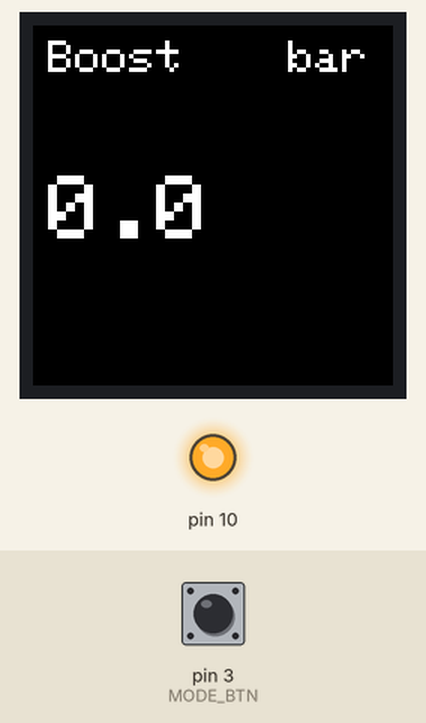
Recording of a sketch running on a simulated Arduino Uno, built with avr-gcc and run on an emulated ATmega328P. Parts: 240×240 colour display, output pins drawn as LEDs (lit = HIGH). Inputs (shaded band) come from the test bench; at power-on: pin 3 (MODE_BTN) HIGH.

Above: at 1.6 s.
1.7 s: pin 3 (MODE_BTN) pulled LOW for 0.15 s
At 2.1 s:
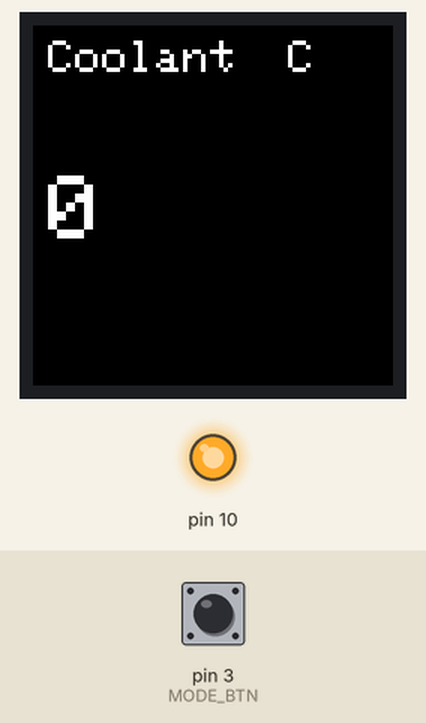
3.3 s: pin 3 (MODE_BTN) pulled LOW for 1 s
At 4.4 s:
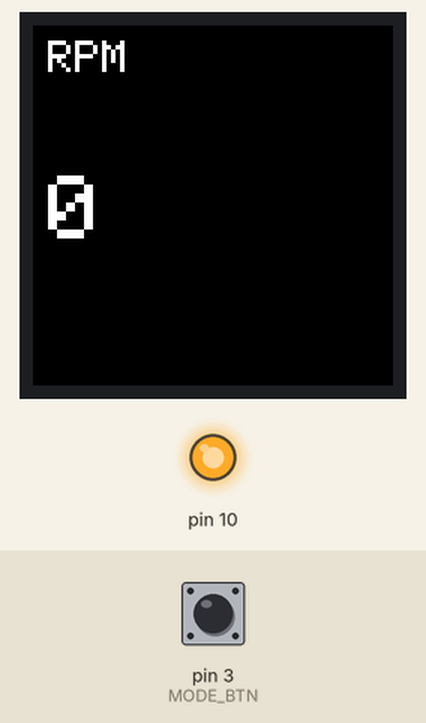
5.8 s: pin 3 (MODE_BTN) pulled LOW for 0.15 s
At 6.5 s:
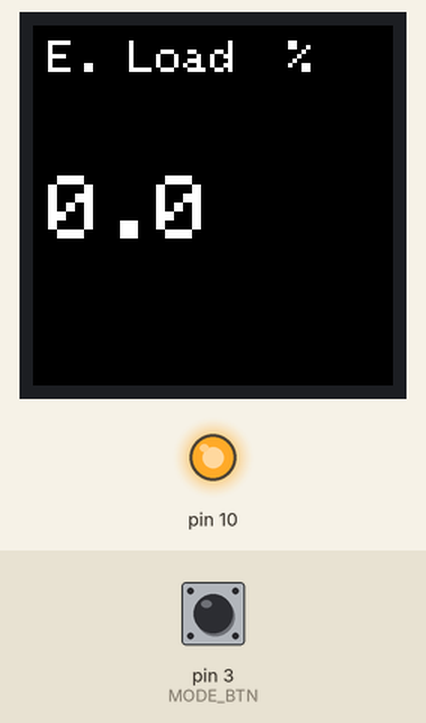
7.4 s: pin 3 (MODE_BTN) pulled LOW for 3.2 s
At 7.8 s:
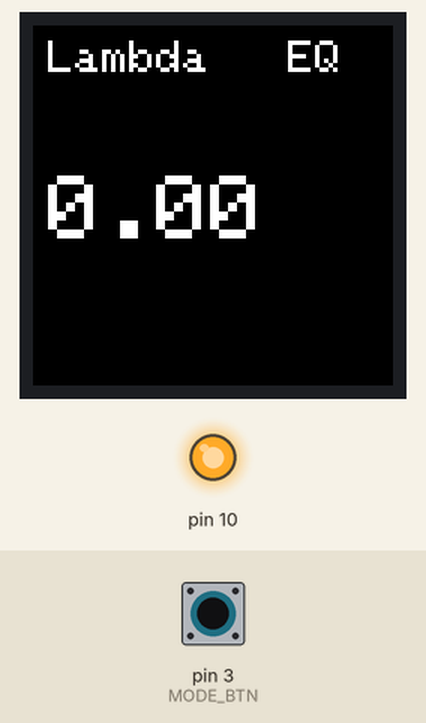
12.1 s: pin 3 (MODE_BTN) pulled LOW for 0.15 s
At 12.6 s:
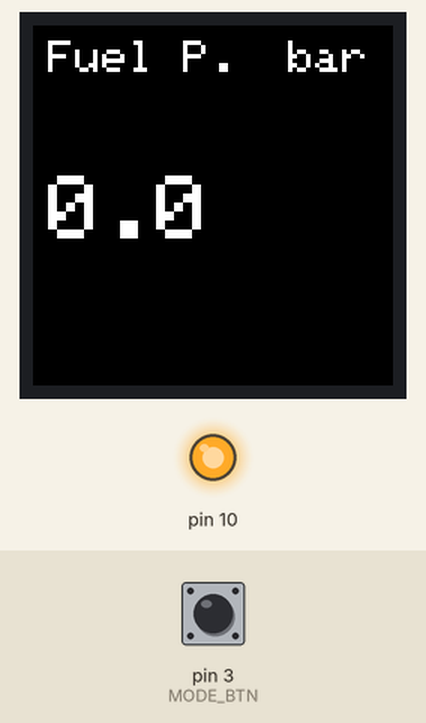
13.7 s: pin 3 (MODE_BTN) pulled LOW for 1 s
At 15.0 s:
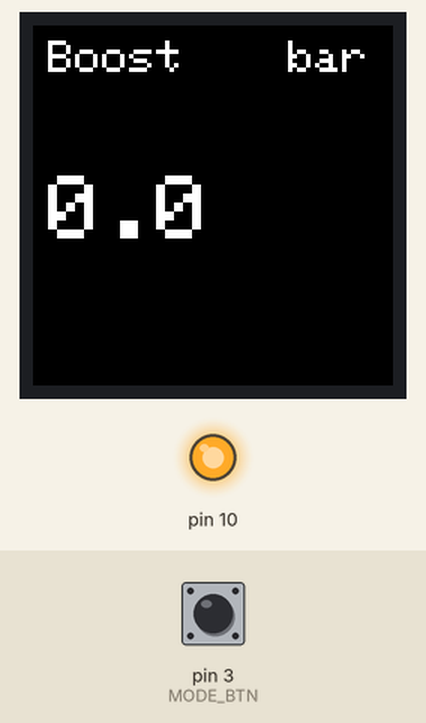
Timing chart, 0 to 16.7 s (numbered marks = the images above; inputs shaded):
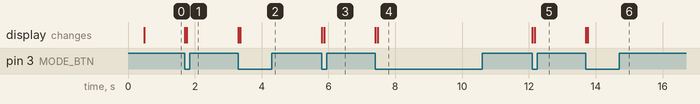

The sketch:

main.ino
```cpp
/*
Code by Tomas Baublys
*/

#include <SPI.h>
#include <mcp2515.h>
#include "pids.h"

#include <Adafruit_GFX.h>
#include <Adafruit_ST7789.h>

// MCP2515
MCP2515 mcp2515(10);
struct can_frame canMsg;

// TFT pins
#define TFT_CS 7
#define TFT_DC 6
#define TFT_RST 8
#define TFT_UPDATE_INT 50 // ms

// Mode switching button
#define MODE_BTN 3
#define MODE_BTN_DEBOUNCE_TIME_MS 200

#define MODES_SIZE 6

enum Modes : byte {
    DISP_BOOST = 0x00,
    DISP_COOLANT = 0x01,
    DISP_RPM = 0x02,
    DISP_ELOAD = 0x03,
    DISP_LAMBDA = 0x04,
    DISP_FUEL_RAIL_PRESS = 0x05
};


Adafruit_ST7789 tft = Adafruit_ST7789(TFT_CS, TFT_DC, TFT_RST);

// Values
int rpm_val = 0;
int coolant_temp_val = 0;
int map_val = -1;
int bar_val = -1;
float boost_bar = 0;
float fuel_rail_pressure = 0;
bool request_map = true;

float engine_load_val = 0;
float fuel_air_eqr_val = 0;

// for pressing the button
volatile bool button_pressed = false;
unsigned long last_pressed_time = 0;

// current mode of what to send and what to display
byte curr_mode = DISP_BOOST;

// old values for smooth display
int old_rpm_val = -9999;
int old_coolant_val = -9999;
float old_boost_bar = -9999;
float old_lambda_val = -9999;
float old_eload_val = -9999;
float old_fuel_rail_pressure = -9999;

void send_PID(byte mode, byte pid) {
    canMsg.can_id  = 0x7DF;
    canMsg.can_dlc = 8;
    canMsg.data[0] = 0x02;
    canMsg.data[1] = mode;
    canMsg.data[2] = pid;

    for (int i = 3; i < 8; i++)
        canMsg.data[i] = 0;

    mcp2515.sendMessage(&canMsg);
}

void draw_unit(const char* unit) {
    tft.setTextSize(3);
    tft.setCursor(170, 10);
    tft.print(unit);
    tft.print(" ");
}

void draw_mode_screen() {
    tft.fillScreen(ST77XX_BLACK);

    tft.setCursor(10, 10);
    tft.setTextSize(3);

    // reset old values to force a redraw
    old_rpm_val = -9999;
    old_coolant_val = -9999;
    old_boost_bar = -9999;
    old_lambda_val = -9999;
    old_eload_val = -9999;
    old_fuel_rail_pressure = -9999;

    switch (curr_mode) {
        case DISP_RPM:
            tft.println("RPM");
            break;
        case DISP_COOLANT:
            tft.println("Coolant");
            draw_unit("C");
            break;
        case DISP_BOOST:
            tft.println("Boost");
            draw_unit("bar");
            break;
        case DISP_LAMBDA:
            tft.println("Lambda");
            draw_unit("EQ");
            break;
        case DISP_ELOAD:
            tft.println("E. Load");
            draw_unit("%");
            break;
        case DISP_FUEL_RAIL_PRESS:
            tft.println("Fuel P.");
            draw_unit("bar");
            break;
        default:
            tft.println("ERROR");
            break;
    }
}

void setup() {
    Serial.begin(115200);
    SPI.begin();

    // TFT
    tft.init(240, 240);
    tft.setRotation(3);
    tft.fillScreen(ST77XX_BLACK);

    tft.setTextColor(ST77XX_WHITE, ST77XX_BLACK);

    tft.setTextWrap(false);

    tft.setTextSize(5);
    tft.setCursor(20, 40);
    tft.println("Booting...");

    // MCP2515
    mcp2515.reset();
    mcp2515.setBitrate(CAN_500KBPS, MCP_8MHZ);
    mcp2515.setNormalMode();

    // Mode button
    pinMode(MODE_BTN, INPUT_PULLUP);

    // interrupt for the button
    attachInterrupt(digitalPinToInterrupt(MODE_BTN), on_button_press, FALLING);

    delay(200);
    draw_mode_screen();
}

void loop() {
    // get the current time
    unsigned long time_now = millis();

    static unsigned long last_request = 0;

    if(button_pressed) {
        handle_pressed_button();
    }

    // send the request based which mode we are in
    if(time_now - last_request > SAFE_PID_TIMEOUT) {
        switch(curr_mode) {
            case Modes::DISP_RPM:
                send_PID(CURRENT_DATA_MODE, ENGINE_RPM);
                break;
            case Modes::DISP_LAMBDA:
                send_PID(CURRENT_DATA_MODE, FUEL_AIR_EQUIV_RATIO);
                break;
            case Modes::DISP_ELOAD:
                send_PID(CURRENT_DATA_MODE, CALCULATED_ENGINE_LOAD);
                break;
            case Modes::DISP_COOLANT:
                send_PID(CURRENT_DATA_MODE, COOLANT_TEMP);
                break;
            case Modes::DISP_BOOST:
                if(request_map) {
                    send_PID(CURRENT_DATA_MODE, INTAKE_MANIFOLD_PRESSURE);
                }
                else {
                    send_PID(CURRENT_DATA_MODE, BAROMETRIC_PRESSURE);
                }
                request_map = !request_map;
                break;
            case Modes::DISP_FUEL_RAIL_PRESS:
                send_PID(CURRENT_DATA_MODE, FUEL_RAIL_PRESSURE);
                break;
            default:
                break;
        }
        last_request = time_now;
    }


    // Read incoming CAN frames
    while (mcp2515.readMessage(&canMsg) == MCP2515::ERROR_OK) {
        if (canMsg.can_id >= 0x7E8 && canMsg.can_id <= 0x7EF &&
            canMsg.data[1] == CURRENT_DATA_RESP) {

            byte pid = canMsg.data[2];
            byte a = canMsg.data[3];
            byte b = canMsg.data[4];

            switch (pid) {
                case ENGINE_RPM:
                    rpm_val = pid_calc::rpm(a, b);
                    break;
                case COOLANT_TEMP:
                    coolant_temp_val = pid_calc::coolant_temp(a);
                    break;
                case INTAKE_MANIFOLD_PRESSURE:
                    map_val = pid_calc::map_kpa(a);
                    boost_bar = pid_calc::boost_bar(map_val, bar_val);
                    break;
                case BAROMETRIC_PRESSURE:
                    bar_val = pid_calc::bap_kpa(a);
                    boost_bar = pid_calc::boost_bar(map_val, bar_val);
                    break;
                case CALCULATED_ENGINE_LOAD:
                    engine_load_val = pid_calc::engine_load(a);
                    break;
                case FUEL_AIR_EQUIV_RATIO:
                    fuel_air_eqr_val = pid_calc::fuel_air_eq_ration(a, b);
                    break;
                case FUEL_RAIL_PRESSURE:
                    fuel_rail_pressure = pid_calc::fuel_rail_pressure_bar(a, b);
                    break;
                default:
                    break;
            }
        }
    }

    static unsigned long last_screen_update = 0;
    if (millis() - last_screen_update > TFT_UPDATE_INT) {
        switch (curr_mode) {
            case DISP_RPM:
                if (rpm_val != old_rpm_val) {
                    tft.setCursor(10, 100);
                    tft.setTextSize(6);
                    tft.print(rpm_val);
                    tft.print("   "); // Padding
                    old_rpm_val = rpm_val;
                }
                break;
            case DISP_COOLANT:
                if (coolant_temp_val != old_coolant_val) {
                    tft.setCursor(10, 100);
                    tft.setTextSize(6);
                    tft.print(coolant_temp_val);
                    tft.print("   "); // Padding
                    old_coolant_val = coolant_temp_val;
                }
                break;
            case DISP_BOOST:
                if (abs(boost_bar - old_boost_bar) > 0.01) {
                    tft.setCursor(10, 100);
                    tft.setTextSize(6);
                    tft.print(boost_bar, 1);
                    tft.print("   "); // Padding
                    old_boost_bar = boost_bar;
                }
                break;
            case DISP_LAMBDA:
                if (abs(fuel_air_eqr_val - old_lambda_val) > 0.01) {
                    tft.setCursor(10, 100);
                    tft.setTextSize(6);
                    tft.print(fuel_air_eqr_val, 2);
                    tft.print("   "); // Padding
                    old_lambda_val = fuel_air_eqr_val;
                }
                break;
            case DISP_ELOAD:
                if (abs(engine_load_val - old_eload_val) > 0.1) {
                    tft.setCursor(10, 100);
                    tft.setTextSize(6);
                    tft.print(engine_load_val, 1);
                    tft.print("   "); // Padding
                    old_eload_val = engine_load_val;
                }
                break;
            case DISP_FUEL_RAIL_PRESS:
                if(old_fuel_rail_pressure != fuel_rail_pressure) {
                    tft.setCursor(10, 100);
                    tft.setTextSize(6);
                    tft.print(fuel_rail_pressure, 1);
                    tft.print("   "); // Padding
                    old_fuel_rail_pressure = fuel_rail_pressure;
                }
                break;
            default:
                break;
        }

        last_screen_update = millis();
    }
}

void on_button_press() {
    unsigned long time_now = millis();
    if(time_now - last_pressed_time > MODE_BTN_DEBOUNCE_TIME_MS) {
        button_pressed = true;
        last_pressed_time = time_now;
    }
}

void handle_pressed_button() {
    curr_mode = (curr_mode + 1) % MODES_SIZE;
    button_pressed = false;
    draw_mode_screen();
}
```

pids.h
```cpp
#ifndef PIDS_H_INCLUDED
#define PIDS_H_INCLUDED

// OBD2 PIDS
// MODE 01 – STANDARD OBD-II PIDs (SAE J1979)
#define SAFE_PID_TIMEOUT 100

#define CURRENT_DATA_MODE         0x01
#define CURRENT_DATA_RESP         0x41

// 0x00–0x1F
#define SUPPORTED_PIDS_00_20      0x00
#define MONITOR_STATUS_SINCE_DTC  0x01
#define FREEZE_DTC                0x02
#define FUEL_SYSTEM_STATUS        0x03
#define CALCULATED_ENGINE_LOAD    0x04
#define COOLANT_TEMP              0x05
#define STFT_BANK1                0x06
#define LTFT_BANK1                0x07
#define STFT_BANK2                0x08
#define LTFT_BANK2                0x09
#define FUEL_PRESSURE             0x0A
#define INTAKE_MANIFOLD_PRESSURE  0x0B
#define ENGINE_RPM                0x0C
#define VEHICLE_SPEED             0x0D
#define TIMING_ADVANCE            0x0E
#define INTAKE_AIR_TEMP           0x0F
#define MAF_AIRFLOW_RATE          0x10
#define THROTTLE_POSITION         0x11
#define SECONDARY_AIR_STATUS      0x12
#define O2_SENSORS_PRESENT        0x13
#define O2_SENSOR1_VOLTAGE_STFT   0x14
#define O2_SENSOR2_VOLTAGE_STFT   0x15
#define O2_SENSOR3_VOLTAGE_STFT   0x16
#define O2_SENSOR4_VOLTAGE_STFT   0x17
#define O2_SENSOR5_VOLTAGE_STFT   0x18
#define O2_SENSOR6_VOLTAGE_STFT   0x19
#define O2_SENSOR7_VOLTAGE_STFT   0x1A
#define O2_SENSOR8_VOLTAGE_STFT   0x1B
#define OBD_STANDARDS             0x1C
#define O2_SENSORS_PRESENT_ALT    0x1D
#define AUX_INPUT_STATUS          0x1E
#define RUN_TIME_WITH_ENGINE_ON   0x1F

// 0x20–0x3F
#define SUPPORTED_PIDS_20_40      0x20
#define DIST_SINCE_DTC_CLEAR      0x21
#define EVAPORATIVE_PURGE         0x22
#define FUEL_RAIL_PRESSURE        0x23
#define FUEL_RAIL_GAUGE_PRESSURE  0x24
#define O2_S1_WR_CURRENT          0x24
#define O2_S2_WR_CURRENT          0x25
#define O2_S3_WR_CURRENT          0x26
#define O2_S4_WR_CURRENT          0x27
#define O2_S5_WR_CURRENT          0x28
#define O2_S6_WR_CURRENT          0x29
#define O2_S7_WR_CURRENT          0x2A
#define O2_S8_WR_CURRENT          0x2B
#define COMMANDED_EGR             0x2C
#define EGR_ERROR                 0x2D
#define COMMANDED_EVAP_PURGE      0x2E
#define FUEL_TANK_LEVEL_INPUT     0x2F
#define WARM_UPS_SINCE_DTC_CLEAR  0x30
#define DISTANCE_SINCE_DTC_CLEAR  0x31
#define EVAP_SYSTEM_VAPOR_PRESS   0x32
#define BAROMETRIC_PRESSURE       0x33

// 0x3C–0x5F
#define SUPPORTED_PIDS_40_60      0x40
#define CONTROL_MODULE_VOLTAGE    0x42
#define ENGINE_LOAD_ABSOLUTE      0x43
#define FUEL_AIR_EQUIV_RATIO      0x44
#define RELATIVE_THROTTLE         0x45
#define AMBIENT_AIR_TEMP          0x46
#define ABSOLUTE_THROTTLE_POSB    0x47
#define ABSOLUTE_THROTTLE_POSC    0x48
#define ACCELERATOR_PEDAL_POSD    0x49
#define ACCELERATOR_PEDAL_POSE    0x4A
#define ACCELERATOR_PEDAL_POSF    0x4B
#define THROTTLE_ACTUATOR         0x4C
#define RUN_TIME_MIL_ON           0x4D
#define TIME_SINCE_DTC_CLEARED    0x4E

#define ENGINE_OIL_TEMP           0x5C

namespace pid_calc {
  inline int rpm(int a, int b) {
    return (256 * a + b) / 4;
  }

  inline int coolant_temp(int a) {
    return a - 40;
  }

  inline int map_kpa(int a) {
    return a;
  }

  inline int bap_kpa(int a) {
    return a;
  }

  inline float boost_bar(int map_kpa, int bap_kpa) {
    return (map_kpa - bap_kpa) / 100.0f;
  }

  inline float boost_psi(int map_kpa, int bap_kpa) {
    return (map_kpa - bap_kpa) * 0.1450377f;
  }

  inline float engine_load(int a) {
    return (a * 100.0f) / 255.0f;
  }

  inline int speed(int a) {
    return a;
  }

  inline float fuel_air_eq_ration(int a, int b) {
    return (2.0f / 65536.0f) * (256 * a + b);
  }

  inline int fuel_pressure(int a) {
    return 3 * a;
  }

  inline int fuel_rail_pressure_kpa(int a, int b) {
    return 10 * (256 * a + b);
  }

  inline float fuel_rail_pressure_bar(int a, int b) {
    return (256.0f * a + b) / 10.0f;
  }
}

#endif // PIDS_H_INCLUDED
```

Measured:
- after the input at 1.7 s, the display: first changes at once (image 1 shows a later state)
- after the input at 3.3 s, the display: first changes at once (image 2 shows a later state)
- after the input at 5.8 s, the display: first changes at once (image 3 shows a later state)
- after the input at 7.4 s, the display: first changes at once (image 4 shows a later state)
- after the input at 12.1 s, the display: first changes at once (image 5 shows a later state)
- after the input at 13.7 s, the display: first changes at once (image 6 shows a later state)
